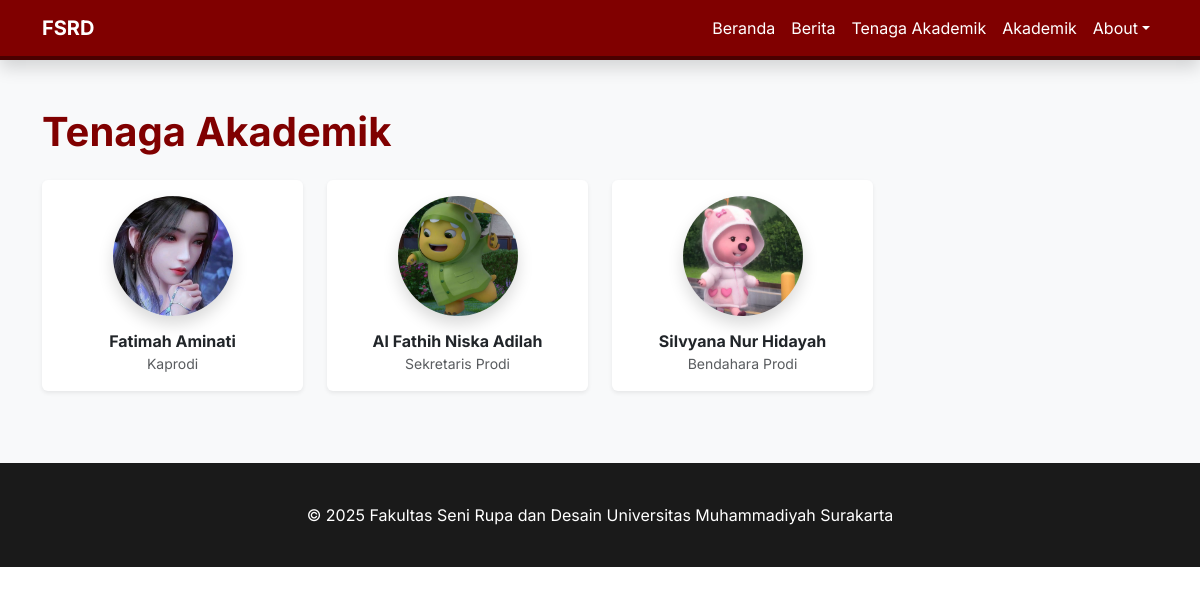
Page /dosen/ on the earlier database version.
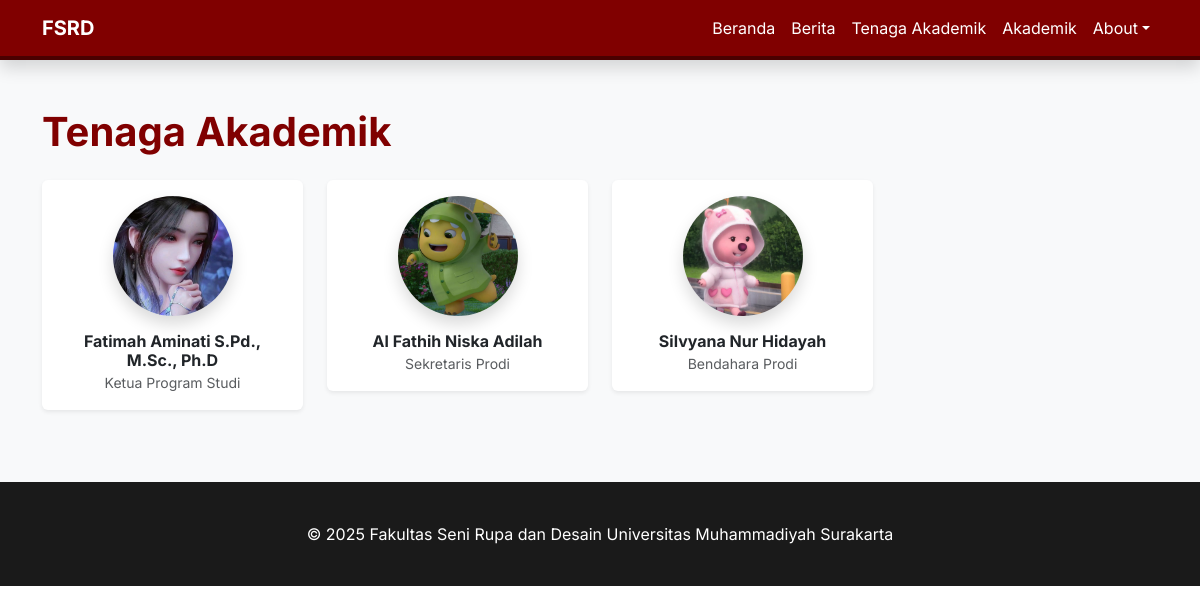
Same page on the later database version.
### website/models.py (models this page shows, shortened)
class Dosen(models.Model):
    nama = models.CharField(max_length=100)
    nidn = models.CharField(max_length=20, null=True, blank=True)
    jabatan = models.CharField(max_length=100)
    foto = models.ImageField(upload_to='dosen/')
    class Meta:
        verbose_name_plural = "Dosen"

### website/views.py (the view)
# urls.py: path('dosen/', views.dosen_list, name='dosen_list'),
def dosen_list(request):
    dosen_list = Dosen.objects.all()
    return render(request, 'dosen_list.html', {'dosen': dosen_list})

### website/templates/dosen_list.html
{% extends 'base.html' %}
{% block content %}
<section class="py-5 bg-light">
    <div class="container">
        <h1 class="fw-bold mb-4 text-ums">Tenaga Akademik</h1>
        <div class="row">
            {% for d in dosen %}
            <div class="col-md-3 mb-4 text-center">
                <div class="p-3 bg-white rounded shadow-sm">
                    {% if d.foto %}
                    <img src="{{ d.foto.url }}" class="rounded-circle mb-3 shadow" style="width: 120px; height: 120px; object-fit: cover;">
                    {% endif %}
                    <h6 class="fw-bold mb-0">{{ d.nama }}</h6>
                    <small class="text-muted">{{ d.jabatan }}</small>
                </div>
            </div>
            {% empty %}
            <p>Tidak ada data dosen.</p>
            {% endfor %}
        </div>
    </div>
</section>
{% endblock %}

### website/templates/base.html (shortened to what this page needs)
<!DOCTYPE html>
<html lang="id">
<head>
    <link href="https://cdn.jsdelivr.net/npm/bootstrap@5.3.0/dist/css/bootstrap.min.css" rel="stylesheet">
</head>
<body>
    <nav class="navbar navbar-expand-lg navbar-dark bg-ums sticky-top shadow">
        <div class="container">
            <a class="navbar-brand fw-bold" href="{% url 'index' %}">FSRD</a>
            <div class="collapse navbar-collapse" id="navbarNav">
                <ul class="navbar-nav ms-auto">
                    <li class="nav-item"><a class="nav-link" href="{% url 'index' %}">Beranda</a></li>
                    <li class="nav-item"><a class="nav-link" href="{% url 'berita_list' %}">Berita</a></li>
                    <li class="nav-item"><a class="nav-link" href="{% url 'dosen_list' %}">Tenaga Akademik</a></li>
                    <li class="nav-item"><a class="nav-link" href="{% url 'akademik' %}">Akademik</a></li>
                    <li class="nav-item dropdown">
                        <a class="nav-link dropdown-toggle" href="#" id="aboutDropdown" role="button" data-bs-toggle="dropdown" aria-expanded="false">About</a>
                    </li>
                </ul>
            </div>
        </div>
    </nav>
    {% block content %}{% endblock %}
    <footer>
        <div class="container text-center">
            <p class="mb-0">&copy; 2025 Fakultas Seni Rupa dan Desain Universitas Muhammadiyah Surakarta</p>
        </div>
    </footer>
</body>
</html>

### website/templates/base.html (style rules this page uses)
body { font-family: 'Inter', sans-serif; }
.bg-ums { background-color: #800000; }
.text-ums { color: #800000; }
.navbar { border-bottom: 4px solid #4b0000; }
.navbar .nav-link { color: #ffffff !important; }
.navbar .navbar-brand { color: #ffffff !important; }
footer { background: #1a1a1a; color: white; padding: 40px 0; }

Differences in the rows shown:
changed Dosen: nama "Fatimah Aminati" → "Fatimah Aminati S.Pd., M.Sc., Ph.D"; jabatan "Kaprodi" → "Ketua Program Studi"
